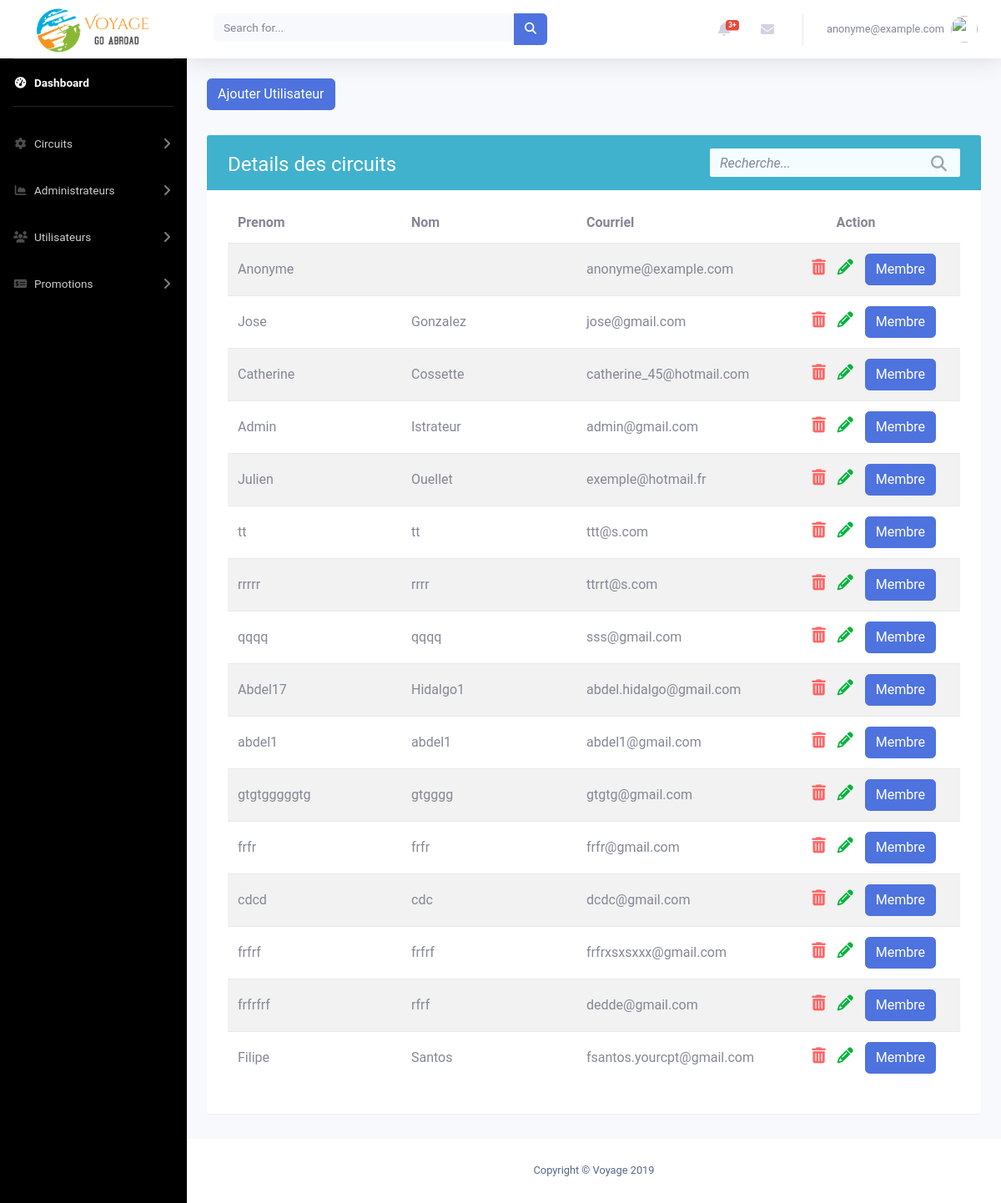
The app's page /admin/gererAdmin.php (signed in) with its own data.
### tables this page shows
CREATE TABLE `utilisateur` (
  `idUtilisateur` int(11) NOT NULL,
  `prenom` varchar(50) NOT NULL,
  `nom` varchar(50) NOT NULL,
  `courriel` varchar(50) NOT NULL,
  `password` varchar(100) NOT NULL DEFAULT 'p@ssw0rd',
  `sexe` varchar(50) DEFAULT NULL,
  `adresse` varchar(50) DEFAULT NULL,
  `ville` varchar(50) DEFAULT NULL,
  `codePostal` varchar(50) DEFAULT NULL,
  `pays` varchar(50) DEFAULT NULL,
  `role` varchar(50) NOT NULL DEFAULT 'Membre'
);

### admin/gererAdmin.php (the view, shortened to what this page needs)
<?php
    include_once "includes/header.php";
    include_once "includes/navbar.php";
    $stmt = $conn->query("SELECT * FROM utilisateur WHERE role = 'Admin'");
    $table = '
                <div class="table-wrapper">
                    <div class="table-title">
                        <div class="row">
                            <div class="col-sm-8">
                                <h2>Details des circuits</b></h2>
                            </div>
                            <div class="col-sm-4">
                                <div class="search-box">
                                    <div class="input-group">
                                        <input type="text" id="search" class="form-control" placeholder="Recherche...">
                                        <span class="input-group-addon"><i class="fa fa-search" aria-hidden="true"></i></span>
                                    </div>
                                </div>
                            </div>
                        </div>
                    </div>
                    <table class="table table-striped">
                        <thead>
                            <tr>
                                <th>Prenom</th>
                                <th>Nom</th>
                                <th>Courriel</th>
                                <th style="width: 250px; text-align: center;">Action</th>
                            </tr>
                        </thead>
                        <tbody>';
                        while ($row = $stmt->fetch()) {
                            $table .= '
                                    <tr>
                                        <td>' . $row->prenom . '</td>
                                        <td>' . $row->nom . '</td>
                                        <td>' . $row->courriel . '</td>
                                        <td style="width: 250px;">
                                            <div class="col-md-12 choix">
                                                <a href="" data-toggle="modal" data-target="#exampleModal'. $row->idUtilisateur .'"><i class="fa fa-trash" aria-hidden="true" style="color: #ff6666;"></i></a>
                                                <a href="modifierAdmin.php?idUtilisateur=' . $row->idUtilisateur . '"><i class="fa fa-pencil" aria-hidden="true" style="color: #00b33c;"></i></a>
                                                <a href="convertirEnMembre.php?idUtilisateur=' . $row->idUtilisateur . '" class="btn btn-primary" style="color: white;">Membre</a>
                                                <div style="color: black;" class="modal fade" id="exampleModal'. $row->idUtilisateur .'" tabindex="-1" role="dialog" aria-labelledby="exampleModalLabel" aria-hidden="true">
                                                        Êtes-vous certain de vouloir supprimer "' . $row->prenom . '"?
                                                            <a type="button" href="deleteAdmin.php?idUtilisateur=' . $row->idUtilisateur . '" class="btn btn-primary">Confirmer</a>
                                                </div>
                                            </div>
                                        </td>
                                    </tr>';
                        }
                $table .= '</tbody>
                        </table>
                    </div>
                ';
?><div class="container minimumHeight">
    <form action="creerAdmin.php">
        <button class="btn btn-primary" style="color: white;">Ajouter Utilisateur</button>
    </form>
    <?php
        echo $table;
    ?>
</div><?php
  include_once 'includes/footer.php';
?>

### admin/css/abdel.css (style rules this page uses)
.choix { text-align: right !important; }
.minimumHeight { min-height: 75vh !important; }

### admin/css/crud.css (style rules this page uses)
body { color: #566787; background: #f7f5f2; font-family: 'Roboto', sans-serif; }
.table-wrapper { background: #fff; padding: 20px 25px; margin: 30px auto; border-radius: 3px; box-shadow: 0 1px 1px rgba(0,0,0,.05); }
.table-title { color: #fff; background: #40b2cd; padding: 16px 25px; margin: -20px -25px 10px; border-radius: 3px 3px 0 0; }
.table-title h2 { margin: 5px 0 0; font-size: 24px; }
.search-box { position: relative; float: right; }
.search-box .input-group { min-width: 300px; position: absolute; right: 0; }
.search-box .input-group-addon, .search-box input { border-color: #ddd; border-radius: 0; }
.search-box input { height: 34px; padding-right: 35px; background: #f4fcfd; border: none; border-radius: 2px !important; }
.search-box input::placeholder { font-style: italic; }
.search-box .input-group-addon { min-width: 35px; border: none; background: transparent; position: absolute; right: 0; z-index: 9; padding: 6px 0; }
.search-box i { color: #a0a5b1; font-size: 19px; position: relative; top: 2px; }
table.table { table-layout: fixed; margin-top: 15px; }
table.table tr th, table.table tr td { border-color: #e9e9e9; vertical-align: center; }
table.table th:first-child { width: 13rem; }
table.table td a { color: #a0a5b1; display: inline-block; margin: 0 5px; }
table.table td i { font-size: 19px; }
table.table thead th { border: none; }

### records on screen
utilisateur: prenom "Anonyme", courriel "anonyme@example.com"
utilisateur: prenom "Jose", nom "Gonzalez", courriel "jose@gmail.com"
utilisateur: prenom "Catherine", nom "Cossette", courriel "catherine_45@hotmail.com"
utilisateur: prenom "Admin", nom "Istrateur", courriel "admin@gmail.com"
utilisateur: prenom "Julien", nom "Ouellet", courriel "exemple@hotmail.fr"
utilisateur: prenom "tt", nom "tt", courriel "ttt@s.com"
utilisateur: prenom "rrrrr", nom "rrrr", courriel "ttrrt@s.com"
utilisateur: prenom "qqqq", nom "qqqq", courriel "sss@gmail.com"
utilisateur: prenom "Abdel17", nom "Hidalgo1", courriel "abdel.hidalgo@gmail.com"
utilisateur: prenom "abdel1", nom "abdel1", courriel "abdel1@gmail.com"
utilisateur: prenom "gtgtgggggtg", nom "gtgggg", courriel "gtgtg@gmail.com"
utilisateur: prenom "frfr", nom "frfr", courriel "frfr@gmail.com"
utilisateur: prenom "cdcd", nom "cdc", courriel "dcdc@gmail.com"
utilisateur: prenom "frfrf", nom "frfrf", courriel "frfrxsxsxxx@gmail.com"
utilisateur: prenom "frfrfrf", nom "rfrf", courriel "dedde@gmail.com"
utilisateur: prenom "Filipe", nom "Santos", courriel "fsantos.yourcpt@gmail.com"

### other values on screen
$_SESSION['courriel'] "anonyme@example.com"
